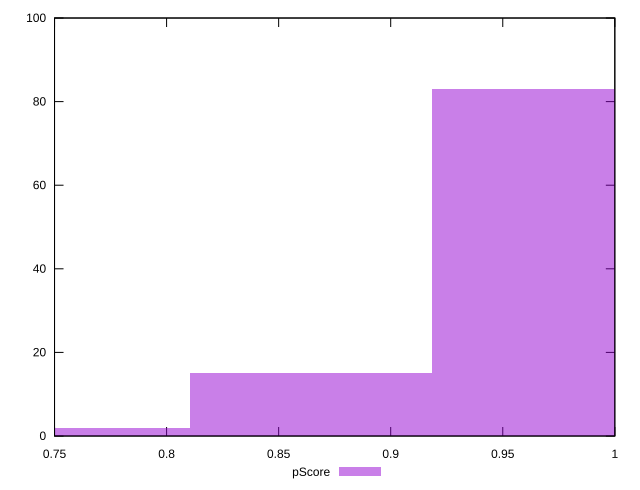

Source code (gnuplot):
reset

$pScore <<EOF
0.9722760580143236 83
0.864245384901621 15
0.7562147117889183 2
EOF

set key outside below
set boxwidth 0.10803067311270262
set xrange [0.75:1]
set yrange [0:100]
set trange [0:100]
set style fill transparent solid 0.5 noborder
set terminal svg size 640, 490 enhanced background rgb 'white'
set output "report_00022_2021-02-20T12:08:46.964Z/unminified-javascript/samples/pages/pScore/histogram.svg"

plot $pScore title "pScore" with boxes

reset
